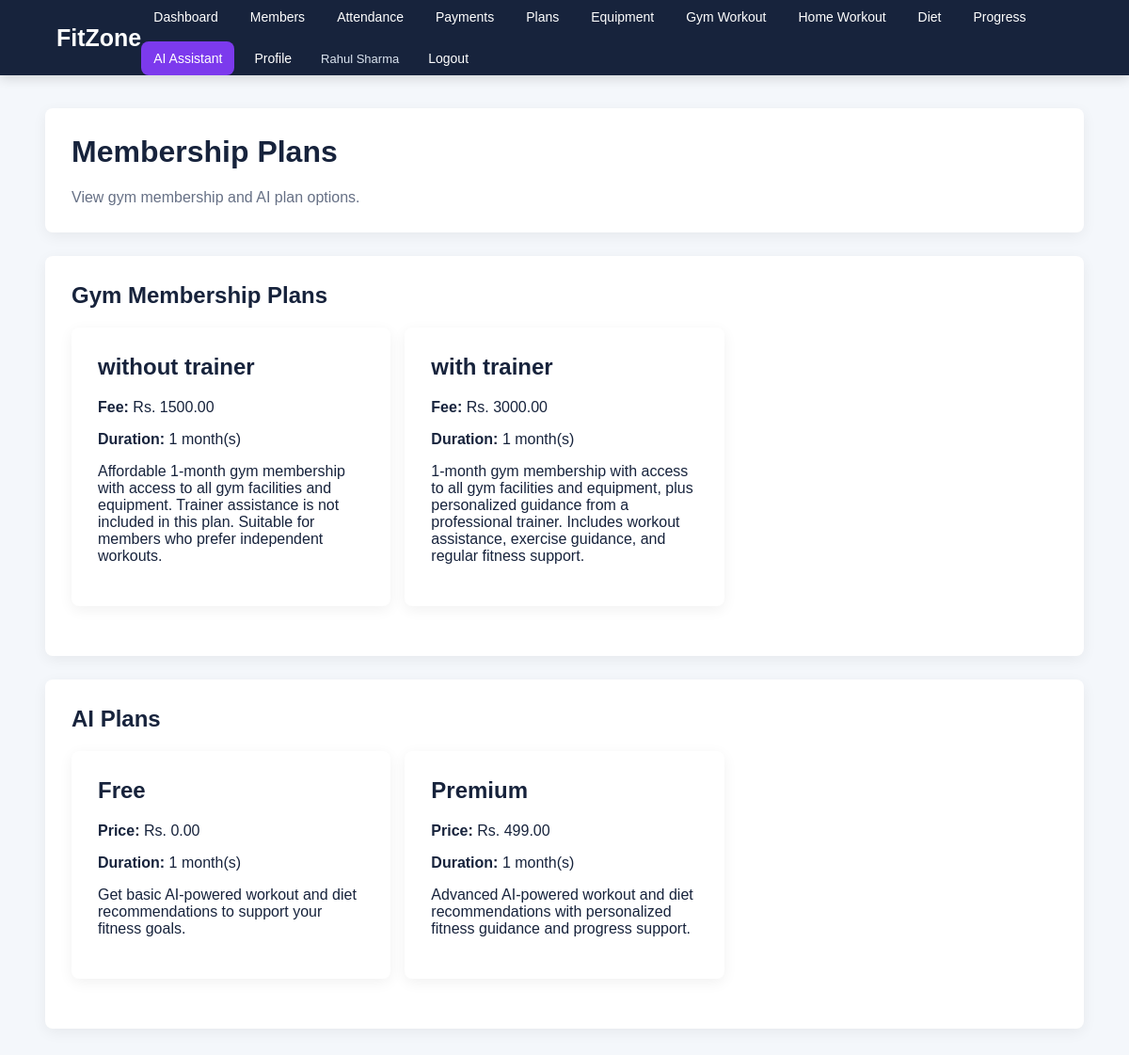
/membership-plans/ (signed in), run on the app's committed database.
### gymapp/models.py (models this page shows, shortened)
class CustomUser(AbstractUser):
    ROLE_CHOICES = [
        ("admin", "Admin"),
        ("member", "Member"),
    ]
    role = models.CharField(
        max_length=20,
        choices=ROLE_CHOICES,
        default="member"
    )

class MembershipPlan(models.Model):
    name = models.CharField(max_length=100)
    duration_months = models.PositiveIntegerField()
    fee = models.DecimalField(
        max_digits=10,
        decimal_places=2
    )
    description = models.TextField(blank=True)

class AIPlan(models.Model):
    PLAN_CHOICES = [
        ("Free", "Free"),
        ("Premium", "Premium"),
    ]
    name = models.CharField(
        max_length=50,
        choices=PLAN_CHOICES
    )
    price = models.DecimalField(
        max_digits=8,
        decimal_places=2,
        default=0
    )
    description = models.TextField(blank=True)
    duration_months = models.PositiveIntegerField(default=1)
    is_active = models.BooleanField(default=True)

### gymapp/views.py (the view)
# urls.py: path("membership-plans/", views.membership_plans, name="membership_plans"),
@login_required
def membership_plans(request):
    return render(
        request,
        "membership_plans.html",
        {
            "plans": MembershipPlan.objects.all().order_by("duration_months", "fee"),
            "ai_plans": AIPlan.objects.filter(is_active=True).order_by("price"),
        },
    )

### templates/membership_plans.html
{% extends "base.html" %}
{% block content %}
<div class="page-container">
    <div class="page-header">
        <h1>Membership Plans</h1>
        <p>View gym membership and AI plan options.</p>
    </div>
    <div class="section">
        <h2>Gym Membership Plans</h2>
        {% if plans %}
            <div class="grid">
                {% for plan in plans %}
                    <div class="card">
                        <h2>{{ plan.name }}</h2>
                        <p><strong>Fee:</strong> Rs. {{ plan.fee }}</p>
                        <p><strong>Duration:</strong> {{ plan.duration_months }} month(s)</p>
                        <p>{{ plan.description|default:"No description available." }}</p>
                    </div>
                {% endfor %}
            </div>
        {% else %}
            <div class="empty">No gym membership plans found.</div>
        {% endif %}
    </div>
    <div class="section">
        <h2>AI Plans</h2>
        {% if ai_plans %}
            <div class="grid">
                {% for ai in ai_plans %}
                    <div class="card">
                        <h2>{{ ai.name }}</h2>
                        <p><strong>Price:</strong> Rs. {{ ai.price }}</p>
                        <p><strong>Duration:</strong> {{ ai.duration_months }} month(s)</p>
                        <p>{{ ai.description|default:"AI fitness assistance plan." }}</p>
                    </div>
                {% endfor %}
            </div>
        {% else %}
            <div class="empty">No AI plans found.</div>
        {% endif %}
    </div>
</div>
{% endblock %}

### templates/base.html (shortened to what this page needs)
<!DOCTYPE html>
<html lang="en">
<head>
</head>
<body>
    <nav class="navbar">
        <a href="{% url 'dashboard' %}" class="logo">FitZone</a>
        <div class="nav-links">
            {% if user.is_authenticated %}
                <a href="{% url 'dashboard' %}">Dashboard</a>
                <a href="{% url 'members' %}">Members</a>
                <a href="{% url 'attendance' %}">Attendance</a>
                <a href="{% url 'payments' %}">Payments</a>
                <a href="{% url 'membership_plans' %}">Plans</a>
                <a href="{% url 'equipment' %}">Equipment</a>
                <a href="{% url 'workout' %}">Gym Workout</a>
                <a href="{% url 'home_workout' %}">Home Workout</a>
                <a href="{% url 'diet' %}">Diet</a>
                <a href="{% url 'progress' %}">Progress</a>
                <a href="{% url 'ai_assistant' %}" class="ai-link">AI Assistant</a>
                <a href="{% url 'profile' %}">Profile</a>
                <span class="user-label">{{ user.get_full_name|default:user.username }}</span>
                <form method="post" action="{% url 'logout' %}">
                    <button type="submit" class="logout-button">Logout</button>
                </form>
            {% else %}
                <a href="{% url 'login' %}">Login</a>
                <a href="{% url 'register' %}">Register</a>
            {% endif %}
        </div>
    </nav>
    <div class="content">
        {% block content %}{% endblock %}
    </div>
</body>
</html>

### templates/base.html (style rules this page uses)
* { box-sizing: border-box; }
body { margin: 0; font-family: Arial, sans-serif; background: #f4f7fb; color: #17233c; }
a { color: inherit; text-decoration: none; }
.navbar { background: #17233c; padding: 0 5%; min-height: 70px; display: flex; align-items: center; justify-content: space-between; box-shadow: 0 3px 12px rgba(0, 0, 0, 0.15); }
.logo { color: white; font-size: 25px; font-weight: bold; }
.nav-links { display: flex; gap: 8px; align-items: center; flex-wrap: wrap; }
.nav-links a, .logout-button { color: white; background: transparent; border: 0; padding: 10px 13px; border-radius: 8px; font-size: 14px; font-family: Arial, sans-serif; cursor: pointer; }
.ai-link { background: #7c3aed !important; }
.user-label { color: #dbe4f0; font-size: 13px; padding: 8px 10px; }
.content { min-height: calc(100vh - 70px); }
.page-container { width: 92%; max-width: 1200px; margin: 35px auto; }
.page-header, .section, .card { background: white; padding: 28px; border-radius: 8px; margin-bottom: 25px; box-shadow: 0 4px 15px rgba(0, 0, 0, 0.06); }
.page-header h1, .section h2, .card h2 { margin-top: 0; }
.page-header p { margin-bottom: 0; color: #667085; }
.grid { display: grid; grid-template-columns: repeat(3, 1fr); gap: 15px; }

### data on the page
CustomUser: get_full_name "Rahul Sharma"
MembershipPlan: name "without trainer", fee "1500.00", duration_months "1", description "Affordable 1-month gym membership with access to all gym facilities and equipment. Trainer assistance is not included in this plan. Suitable for members who prefer independent workouts."
MembershipPlan: name "with trainer", fee "3000.00", duration_months "1", description "1-month gym membership with access to all gym facilities and equipment, plus personalized guidance from a professional trainer. Includes workout assistance, exercise guidance, and regular fitness support."
AIPlan: name "Free", price "0.00", duration_months "1", description "Get basic AI-powered workout and diet recommendations to support your fitness goals."
AIPlan: name "Premium", price "499.00", duration_months "1", description "Advanced AI-powered workout and diet recommendations with personalized fitness guidance and progress support."
